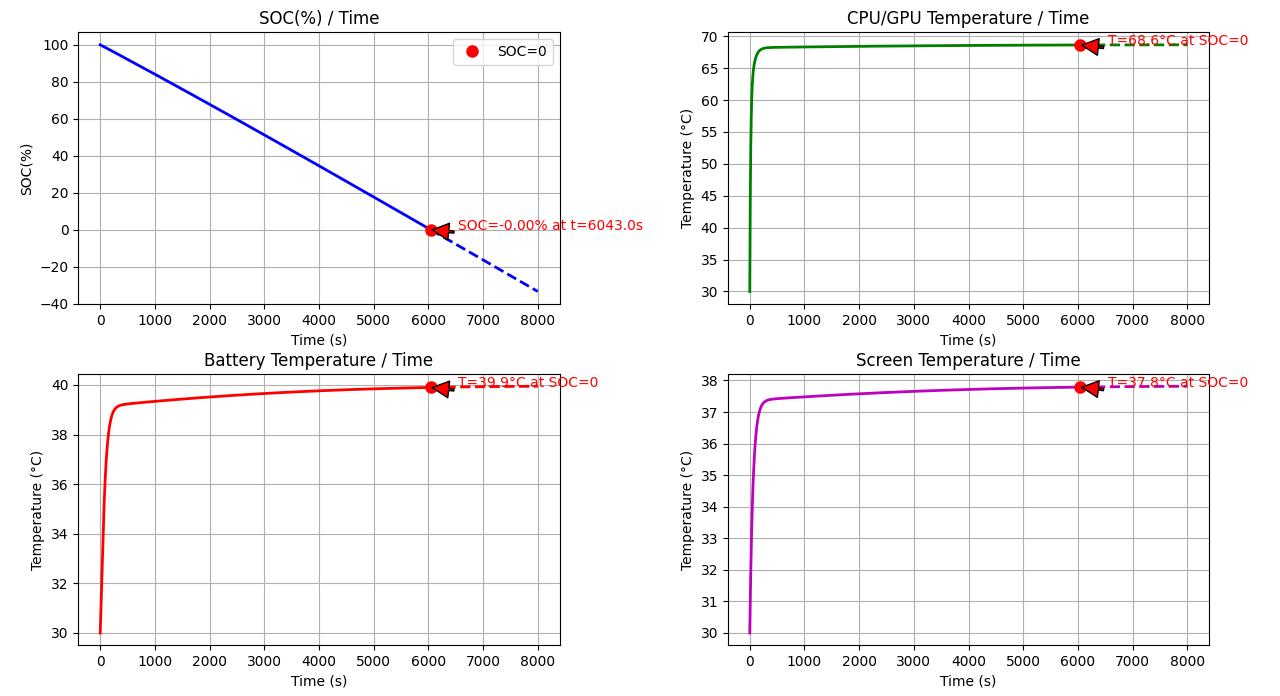

The Python source for this figure:
import random
import numpy as np
import matplotlib.pyplot as plt
from scipy import integrate as sp
import matplotlib
matplotlib.use('TkAgg')
# 科学常数
KB=1.380649e-23
epsilon_0 = 3.0401  # Li的标准电池电势
#R = 8.314  # 普适气体常数
#F = 96485.33  # 法拉第常数

# 初始化变量（这里需要您根据实际情况设置这些值）
# 热容和质量
Cl = [0, 712, 900, 700]  # J/(kg·K) - 假设值
m = [0, 0.005, 0.06, 0.12]  # kg - 假设值

# 热传导系数和面积
k = [0,2/2,5/2,0.6/2]  # W/(m*K) - 假设值    1：0.8~1.05    #考虑到了热传导不是完全传导，它只有50%传出了
A = [0, 1.2e-4, 2*0.00175, 2*74.8*158.6e-6]  # m² - 假设值
d = [0, 0.0005 , 0.005 ,0.005]  #

# 其他参数（需要您根据实际情况设置）
C = [0, 0.2550, -3740, 0.2561, -3740]  # 假设值
U = [0, 1.2, 1]  # 假设值
SOC = 1  # 初始SOC - 假设值
I = 0.5  # 电流 - 假设值
C_N = 50000  # 假设值

a_0a_R=242.3180
a_0a_G=293.6999
a_0a_B=294.0139# 辅助函数
def cm(i, j):
    return -1 * Cl[i] * m[j]


def katd(i, j, T_val, kp):
    return k[i] * A[j] * T_val / d[kp]


def f(T, t, T_0):
    """
    T: [SOC, T_cpu/gpu, T_battery, T_screen]
    t: 时间
    T_0: 环境温度
    """
    # 初始化返回数组
    a = np.zeros(4)

    # 提取温度
    T_soc, T_cpu_gpu, T_battery, T_screen = T

    E_a2 = 0.2*1.602176634e-19
    E_a1 = 0.7*1.602176634e-19
    # 这里需要您根据实际情况定义这些变量
    # 动态功耗参数（假设值）
    aerfa_1 = 0.5
    U_1 = 1.2
    mu_1 = 1
    b_1 = 1.0
    lemda_1 = 2
    aerfa_2 = 0.5
    U_2 = 1
    mu_2 = 1
    b_2 = 1.0
    lemda_2 = 5/2

    # 静态功耗（假设值）
    I_gc = 1e-7
    I_gg = 8.6e-8
    P_net = 0.2
    P_camera = 0.02
    P_microphone = 0.1
    P_speakers = 0.3

    # 计算动态功耗
    P_cpu_dynamic = aerfa_1 * (U_1 ** (2 + mu_1)) * b_1 * lemda_1
    P_gpu_dynamic = aerfa_2 * (U_2 ** (2 + mu_2)) * b_2 * lemda_2
    print(P_cpu_dynamic, P_gpu_dynamic)

    P_R=random.randint(1,255)
    P_G=random.randint(1,255)
    P_B=random.randint(1,255)
    a_R=3.3996
    a_G=7.0503
    a_B=19.5081
    Br =random.randint(0,100)
    P_R=P_B=P_G=100
    Br=75
    P_screen = (np.exp(E_a1 / (KB*T[3])) * (np.exp(-1*E_a2/(KB*T[3]))+1)) / (np.exp(E_a1/(KB*293.16)) * (1+np.exp(-1*E_a2/(KB*293.16))))
    print('p1',P_screen)
    P_screen*=(a_0a_R*P_R + a_0a_G*P_G + a_0a_B*P_B + Br*(a_R*P_R+a_G*P_G+a_B*P_B))

    P_screen*=1e-6

    #
    P_static = P_cpu_dynamic + P_gpu_dynamic + U_1 * I_gc + U_2 * I_gg + P_net + P_camera + P_microphone + P_speakers
    print('P_static',P_static)

    # AI相关参数（假设值）
    x = [0, 4.8347, -0.2437, -0.3751, -0.1628, 6.0577, 2.6921, -0.8159] #0.75C
    #x = [0, 4.2362, -0.2760, -0.6248, -0.0240, 19.0968,2.7253,  0.1822] #1.75C
    #x = [0, 3.3824, -1.0973, -0.3668,  0.7126, 23.5287,2.6668,  0.0940] #2.75C

    Fi_N = 0.5
    U_s = 3.7
    I_s = 2.0

    # 电化学反应参数（假设值）
    k_0 = 1

    a_0 = 1.0
    epsilon = 0.1
    L_0 = 0.01
    omega = 1/86400
    Fi_0 = 0.0
    L_base = 0.01
    a_ba = 1.0

    # 计算AI项
    AI = (x[1] + x[2] * T_soc + x[3] * (T_soc ** 2) + x[4] * (T_soc ** 3)) * x[5] * (np.exp(x[6] / (T_battery + x[7])))
    IIFAI = I * I * Fi_N * AI
    UI = U_s * I_s
    print('IIFAI',IIFAI)

    # 四个微分方程
    # 1. SOC变化率
    a[0] = (IIFAI + C[1] * U[1] * (np.exp(C[2] / T_cpu_gpu)) * T_cpu_gpu ** 2 + P_screen +
            C[3] * U[2] * (np.exp(C[4] / T_cpu_gpu)) * T_cpu_gpu ** 2 + P_static) / (-1 * C_N)
    #print(k_0 * (np.exp(E_a1 / (KB * T_battery))) * (1 + (np.exp(-1 * E_a2 / (KB * T_battery)))) * (a_0a_R+a_0a_G+a_0a_B + (epsilon * L_0 * np.sin(omega * t + Fi_0) + L_base) * a_ba))
    print(a[0])
    print('一坨',C[1] * U[1] * (np.exp(C[2] / T_cpu_gpu)) * T_cpu_gpu ** 2   )

    # 2. CPU/GPU温度变化率
    a[1] = (katd(1, 1, T_cpu_gpu,1) - UI - katd(1, 1, T_screen,1)) / cm(1, 1)
    print(a[1])

    # 3. 电池温度变化率
    a[2] = (katd(2, 2, T_battery,2) - IIFAI - katd(2, 2, T_screen,2)) / cm(2, 2)
    print(a[2])

    # 4. 屏幕温度变化率
    a[3] = (katd(3, 3, T_screen,3) - IIFAI - katd(3, 3, T_0,3) - UI) / cm(3, 3)
    print(a[3])
    return a

    print()


# 初始条件: [SOC, T_cpu/gpu, T_battery, T_screen]
# SOC，温度用开尔文
y0 = [1, 303, 303, 303]

# 时间点
t = np.linspace(0, 8000, 10000)

# 环境温度（293K = 20°C）


# 解微分方程
track = sp.odeint(f, y0, t, args=(303,))



# 找到SOC首次降到0的时刻
SOC_ = track[:, 0]
SOC_0id = None
for i in range(len(SOC_)):
    if SOC_[i] <= 0:
        SOC_0id = i
        break

# 绘制结果
plt.figure(figsize=(12, 8))

# 图1: SOC变化
plt.subplot(2, 2, 1)
if SOC_0id is not None:
    # 绘制SOC=0之前的实线部分
    plt.plot(t[:SOC_0id+1], track[:SOC_0id+1, 0] * 100, 'b-', linewidth=2)
    # 绘制SOC=0之后的虚线部分
    plt.plot(t[SOC_0id:], track[SOC_0id:, 0] * 100, 'b--', linewidth=2)
    # 标记SOC=0的点
    soc_value = track[SOC_0id, 0] * 100
    plt.plot(t[SOC_0id], soc_value, 'ro', markersize=8, label='SOC=0')
    # 添加文本标注
    plt.annotate(f'SOC={soc_value:.2f}% at t={t[SOC_0id]:.1f}s',
                xy=(t[SOC_0id], soc_value),
                xytext=(t[SOC_0id] + 500, 0.1),
                arrowprops=dict(facecolor='red', shrink=0.05, width=1.5),
                fontsize=10,
                color='red')
    plt.legend()
else:
    plt.plot(t, track[:, 0] * 100, 'b-', linewidth=2)

plt.title('SOC(%) / Time')
plt.xlabel('Time (s)')
plt.ylabel('SOC(%)')
plt.grid(True)

# 图2: CPU/GPU温度变化
plt.subplot(2, 2, 2)
temp_cg = track[:, 1] - 273  # 转换为摄氏度
if SOC_0id is not None:
    # 绘制SOC=0之前的实线部分
    plt.plot(t[:SOC_0id+1], temp_cg[:SOC_0id+1], 'g-', linewidth=2)
    # 绘制SOC=0之后的虚线部分
    plt.plot(t[SOC_0id:], temp_cg[SOC_0id:], 'g--', linewidth=2)
    # 标记SOC=0对应的温度点
    temp_value = temp_cg[SOC_0id]
    plt.plot(t[SOC_0id], temp_value, 'ro', markersize=8)
    # 添加文本标注
    plt.annotate(f'T={temp_value:.1f}°C at SOC=0',
                xy=(t[SOC_0id], temp_value),
                xytext=(t[SOC_0id] + 500, temp_value),
                arrowprops=dict(facecolor='red', shrink=0.05, width=1.5),
                fontsize=10,
                color='red')
else:
    plt.plot(t, temp_cg, 'g-', linewidth=2)

plt.title('CPU/GPU Temperature / Time')
plt.xlabel('Time (s)')
plt.ylabel('Temperature (°C)')
plt.grid(True)

# 图3: 电池温度变化
plt.subplot(2, 2, 3)
temp_battery = track[:, 2] - 273  # 转换为摄氏度
if SOC_0id is not None:
    # 绘制SOC=0之前的实线部分
    plt.plot(t[:SOC_0id+1], temp_battery[:SOC_0id+1], 'r-', linewidth=2)
    # 绘制SOC=0之后的虚线部分
    plt.plot(t[SOC_0id:], temp_battery[SOC_0id:], 'r--', linewidth=2)
    # 标记SOC=0对应的温度点
    temp_value = temp_battery[SOC_0id]
    plt.plot(t[SOC_0id], temp_value, 'ro', markersize=8)
    # 添加文本标注
    plt.annotate(f'T={temp_value:.1f}°C at SOC=0',
                xy=(t[SOC_0id], temp_value),
                xytext=(t[SOC_0id] + 500, temp_value),
                arrowprops=dict(facecolor='red', shrink=0.05, width=1.5),
                fontsize=10,
                color='red')
else:
    plt.plot(t, temp_battery, 'r-', linewidth=2)

plt.title('Battery Temperature / Time')
plt.xlabel('Time (s)')
plt.ylabel('Temperature (°C)')
plt.grid(True)

# 图4: 屏幕温度变化
plt.subplot(2, 2, 4)
temp_screen = track[:, 3] - 273  # 转换为摄氏度
if SOC_0id is not None:
    # 绘制SOC=0之前的实线部分
    plt.plot(t[:SOC_0id+1], temp_screen[:SOC_0id+1], 'm-', linewidth=2)
    # 绘制SOC=0之后的虚线部分
    plt.plot(t[SOC_0id:], temp_screen[SOC_0id:], 'm--', linewidth=2)
    # 标记SOC=0对应的温度点
    temp_value = temp_screen[SOC_0id]
    plt.plot(t[SOC_0id], temp_value, 'ro', markersize=8)
    # 添加文本标注
    plt.annotate(f'T={temp_value:.1f}°C at SOC=0',
                xy=(t[SOC_0id], temp_value),
                xytext=(t[SOC_0id] + 500, temp_value),
                arrowprops=dict(facecolor='red', shrink=0.05, width=1.5),
                fontsize=10,
                color='red')
else:
    plt.plot(t, temp_screen, 'm-', linewidth=2)

plt.title('Screen Temperature / Time')
plt.xlabel('Time (s)')
plt.ylabel('Temperature (°C)')
plt.grid(True)

plt.tight_layout()
plt.show()
